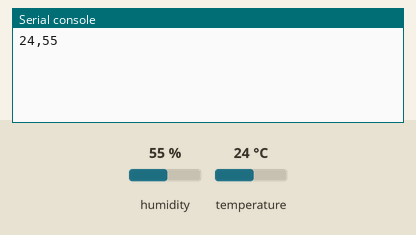
Recording of a program running on a simulated ESP8266 board running MicroPython. On the bench: the last lines printed to the serial console. The inputs (shaded band) are chosen by the test bench; at power-on: humidity 55 %, temperature 24 °C.

Above: at 1.2 s.
1.3 s: humidity set to 22 %
At 2.5 s:
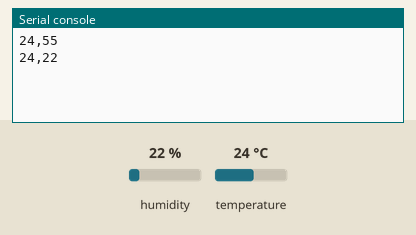
4.0 s: temperature set to 12 °C
At 4.9 s:
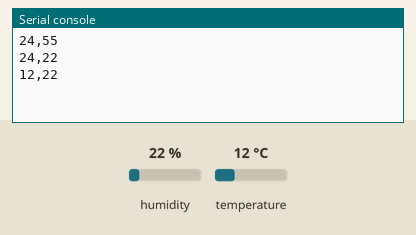
6.7 s: humidity set to 40 %
At 9.6 s:
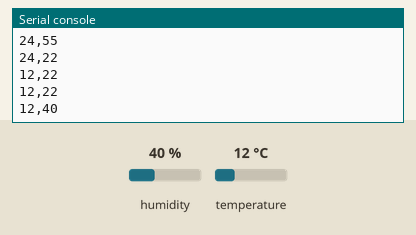
Timing chart, 0 to 11.1 s (numbered marks = the images above; inputs shaded):
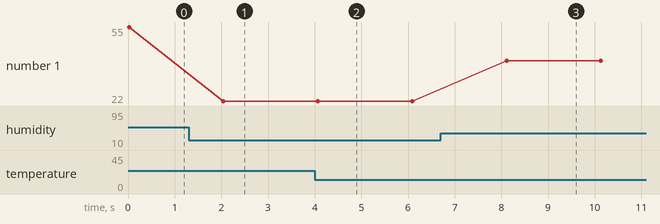

The program:

main.py
```python
import dht
import machine
import time

sensor = dht.DHT11(machine.Pin(2))  # D4 = GPIO2

while True:
    try:
        sensor.measure()
        temp = sensor.temperature()
        hum = sensor.humidity()

        # Send data to PC via USB serial
        print("{},{}".format(temp, hum))

    except:
        print("0,0")

    time.sleep(2)
```

Measured:
- after the input at 1.3 s, the serial console: prints a new line after 0.74 s (image 1)
- after the input at 4.0 s, the serial console: prints a new line after 0.07 s (image 2)
- after the input at 6.7 s, the serial console: prints a new line after 1.4 s (image 3)
- plotted number 1: 55 → 22 after the input at 1.3 s, 22 → 40 after the input at 6.7 s
